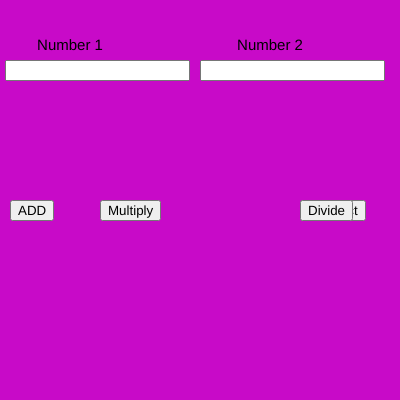
Frame 1 (no input)
Frame 60 (no input): identical to frame 1, image omitted
Frame 120 (the mouse pressed at the canvas centre since frame 60): identical to frame 1, image omitted

The p5.js sketch that drew this single still picture (run headless with seeded random() and noise() and a simulated clock; from frame 60 on, the mouse is pressed at the canvas centre):

// p5.js sketch
// ── sketch.js
var n1,n2;
var b1,b2,b3,b4;

function setup() {
  
  createCanvas(400, 400);
  
  num1 = createInput();
  num1.position(5, 60);
  
  num2 = createInput();
  num2.position(200, 60);
  
  b1 = createButton("ADD");
  b1.position(10, 200);
  b1.mousePressed(add);
  
  b2 = createButton("Multiply");
  b2.position(100, 200);
  b2.mousePressed(mul);

  b3 = createButton("Subtract");
  b3.position(300, 200);
  b3.mousePressed(sub);

  b4 = createButton("Divide");
  b4.position(300, 200);
  b4.mousePressed(div);

  textAlign(CENTER);
  textSize(15);
}

function draw() {
  background(200,10,200)
  text("Number 1",70,50)
  text("Number 2",270,50)
  n1 = parseInt(num1.value())
  n2 = parseInt(num2.value())

  

}
function add() {
console.log(n1+n2)
}


function sub() {
  console.log(n1-n2)
  }

  function mul() {
    console.log(n1*n2)
    }

    function div() {
      console.log(n1/n2)
      }
